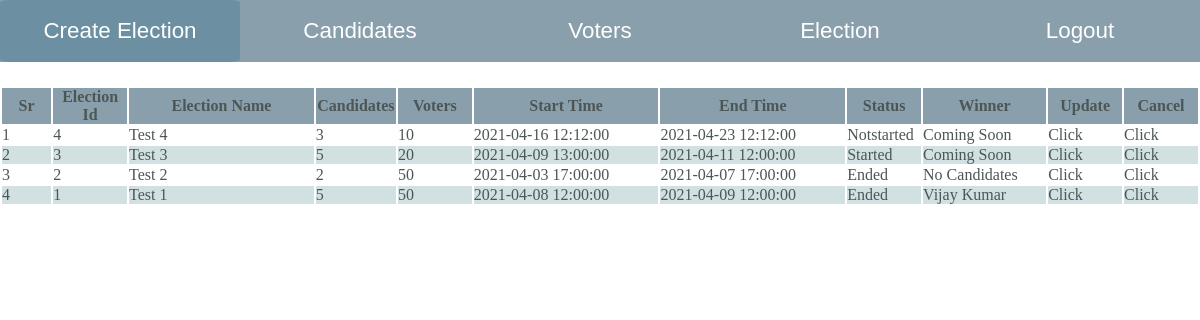
Screenshot of /election_result.php (signed in) with the database file from the repository.
### tables this page shows
CREATE TABLE `election_list` (
  `Eid` int(10) NOT NULL,
  `Ename` varchar(50) NOT NULL,
  `Ccount` int(10) NOT NULL,
  `Vcount` int(10) NOT NULL,
  `Sdate` datetime NOT NULL,
  `Edate` datetime NOT NULL,
  `Estatus` text NOT NULL,
  `EwinnerId` varchar(10) DEFAULT NULL
);

### election_result.php (the view, shortened to what this page needs)
<?php
	include("admin_nav.php");
	include("db.php");
?>
<!DOCTYPE html>
<html>
	<head>
	</head>
	<body>
		<center>
			<table class="table" cellpadding="4">
				<tr>
					<th style="width: 4%;">Sr</th>
					<th style="width: 6%;">Election Id</th>
					<th style="width: 15%;">Election Name</th>
					<th style="width: 5%;">Candidates</th>
					<th style="width: 6%;">Voters</th>
					<th style="width: 15%;">Start Time</th>
					<th style="width: 15%;">End Time</th>
					<th style="width: 6%;">Status</th>
					<th style="width: 10%;">Winner</th>
					<th style="width: 6%"> Update</th>
					<th style="width: 6%"> Cancel</th>
				</tr>
		<?php
			$sql = "select * from election_list order by Eid desc";
			$run = mysqli_query($con, $sql);
			$name = NULL;
			while ($row = mysqli_fetch_assoc($run))
			{
				$win[] = $row['EwinnerId'];
			}
			for($i = 0; $i < count($win) ;$i++)
			{
				if(isset($win[$i]))
				{
					if($win[$i] == "No Candies")
					{
						$name[] = "NOC";
					}
					else
					{
						$sql = "select cname from candidates where vid = '$win[$i]' order by Eid desc";
						$run = mysqli_query($con, $sql);
						while ($row = mysqli_fetch_assoc($run))
						{
							$name[] = $row['cname'];
						}
					}
				}
				elseif(!isset($win[$i]))
				{
					$name[] = NULL;
				}
			}
			$sql = "select * from election_list order by Eid desc";
			$run = mysqli_query($con, $sql);
			$i = 1;
			while ($row = mysqli_fetch_assoc($run))
			{
				$Eid = $row['Eid'];
				if($i%2 == 0)
				{
					echo "<tr style='background: #d1e0e0'>";
				}
				else
				{
					echo "<tr>";
				}
					echo "<td>".$i."</td>";
					echo "<td>".$row['Eid']."</td>";
					echo "<td>".$row['Ename']."</td>";
					echo "<td>".$row['Ccount']."</td>";
					echo "<td>".$row['Vcount']."</td>";
					echo "<td>".$row['Sdate']."</td>";
					echo "<td>".$row['Edate']."</td>";
					echo "<td>".$row['Estatus']."</td>";
					if(!isset($name[$i-1]))
					echo "<td> Coming Soon</td>";
					elseif(isset($name[$i-1]))
					{
						if($name[$i-1] == "NOC")
						echo "<td> No Candidates</td>";
						else
						echo "<td>".$name[$i-1]."</td>";
					}
		?>			<td><a style="text-decoration: none; color:#4d5656;" href="operation.php?ch= 1 & eid=<?php echo $Eid; ?>			">Click</a></td>
					<td><a style="text-decoration: none; color:#4d5656;" href="operation.php?ch= 0 & eid=<?php echo $Eid; ?>">Click</a></td>
				</tr>
		<?php
				$i++;
			}
		?>
			</table>
		</center>
	</body>
</html>

### style.css (style rules this page uses)
* { margin: 0; padding: 0; color: #4d5656; }
.table { align-items: center; margin-top: 2%; width: 100%; color: #fff; }
table tr th { background: rgba(21,67,90,.5); }
p,a { text-decoration: none; background: transparent; }
a { text-decoration: underline; color: #fff; }

### rows the page displays
election_list: Eid "4", Ename "Test 4", Ccount "3", Vcount "10", Sdate "2021-04-16 12:12:00", Edate "2021-04-23 12:12:00", Estatus "Notstarted", shows "Coming Soon"
election_list: Eid "3", Ename "Test 3", Ccount "5", Vcount "20", Sdate "2021-04-09 13:00:00", Edate "2021-04-11 12:00:00", Estatus "Started", shows "Coming Soon"
election_list: Eid "2", Ename "Test 2", Ccount "2", Vcount "50", Sdate "2021-04-03 17:00:00", Edate "2021-04-07 17:00:00", Estatus "Ended", shows "No Candidates"
election_list: Eid "1", Ename "Test 1", Ccount "5", Vcount "50", Sdate "2021-04-08 12:00:00", Edate "2021-04-09 12:00:00", Estatus "Ended", i "Vijay Kumar"
